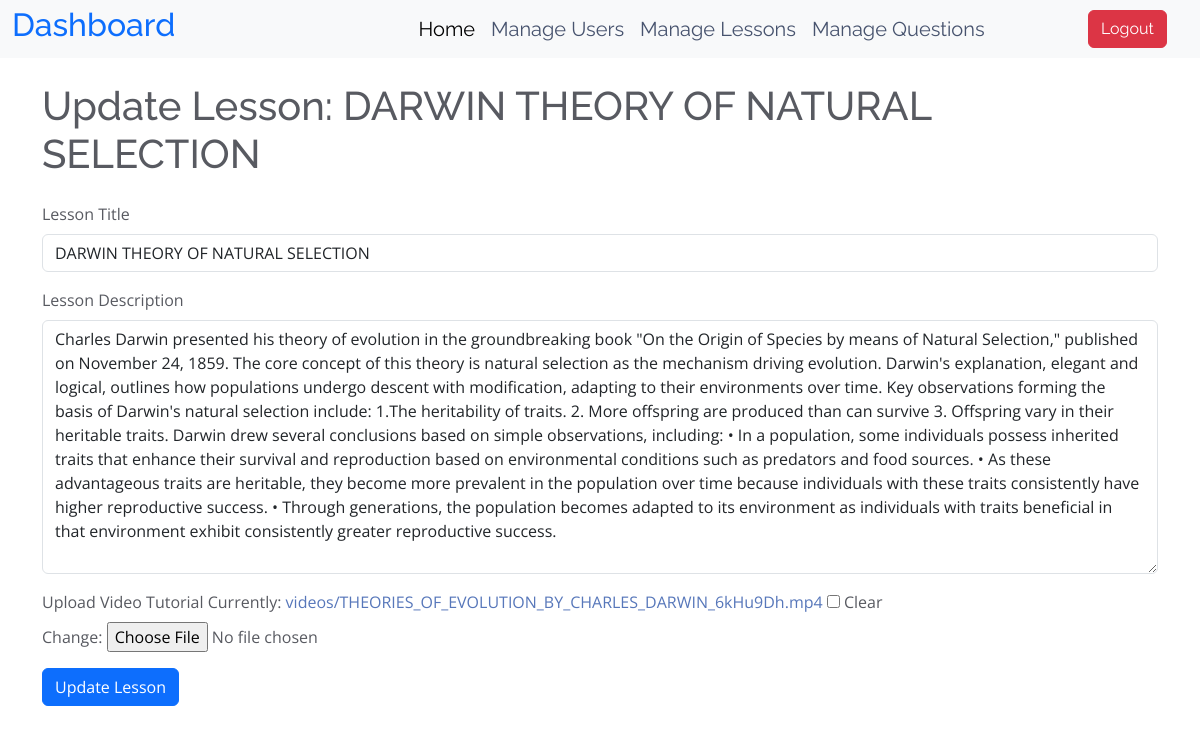
/lessons/update/6/, run on the app's committed database.
### core/models.py (models this page shows, shortened)
class Lessons(models.Model):
    title = models.CharField(max_length=50)
    description = models.TextField()
    tutorial = models.FileField(upload_to='videos/', null=True, blank=True)
    created_on = models.DateField(auto_now_add=True)
    updated_on = models.DateField(auto_now=True)

### core/views.py (the view)
# urls.py: path('lessons/update/<int:pk>/', views.update_lesson, name='update-lesson'),
def update_lesson(request, pk):
    lesson = Lessons.objects.get(id=pk)
    if request.method == 'POST':
        form = LessonsForm(request.POST, request.FILES, instance=lesson)
        if form.is_valid():
            form.save()
            sweetify.success(request, 'Lesson updated successfully!')
            return redirect('core:lessons')
    else:
        form = LessonsForm(instance=lesson)
        return render(request, 'contents/admin/update-lesson.html', {'form': form, 'lesson': lesson})

### core/forms.py (shortened to what this page needs)
class LessonsForm(forms.ModelForm):
    class Meta:
        model = Lessons
        fields = ['title', 'description', 'tutorial']
        widgets = {
            'title': forms.TextInput(attrs={'class': 'form-control', 'placeholder': 'Enter lesson title'}),
            'description': forms.Textarea(attrs={'class': 'form-control', 'placeholder': 'Enter lesson description'}),
            'tutorial': forms.ClearableFileInput(attrs={'class': 'form-control-file'})
        }

### templates/contents/admin/update-lesson.html (shortened to what this page needs)
{% extends "base.html" %}
{% block content %}
{% include "contents/admin/inc/navbar.html" %}
  <div class="container mt-4">
    <h1 class="mb-4">
      {% if lesson %}
        Update Lesson: {{ lesson.title }}
      {% else %}
        Create New Lesson
      {% endif %}
    </h1>
    <form method="POST" enctype="multipart/form-data">
      <div class="mb-3">
        <label for="id_title" class="form-label">Lesson Title</label>
        {{ form.title }}
      </div>
      <div class="mb-3">
        <label for="id_description" class="form-label">Lesson Description</label>
        {{ form.description }}
      </div>
      <div class="mb-3">
        <label for="id_video" class="form-label">Upload Video Tutorial</label>
        {{ form.tutorial }}
      </div>
      <button type="submit" class="btn btn-primary">
        {% if lesson %}
          Update Lesson
        {% else %}
          Save Lesson
        {% endif %}
      </button>
    </form>
  </div>
{% endblock %}

### static/assets/css/style.css (style rules this page uses)
body { font-family: "Open Sans", sans-serif; color: #585a61; }
a { color: #5777ba; text-decoration: none; }
h1, h2, h3, h4, h5, h6 { font-family: "Raleway", sans-serif; }

### data on the page
Lessons: title "DARWIN THEORY OF NATURAL SELECTION", description "Charles Darwin presented his theory of evolution in the groundbreaking book \"On the Origin of Species by means of Natural Selection,\" published on November 24, 1859. The core concept of this theory is natural selection as the mechanism driving evolution. Darwin's explanation, elegant and logical, outlines how populations undergo descent with modification, adapting to their environments over time. Key observations forming the basis of Darwin's natural selection include: 1.The heritability of traits. 2. More offspring are produced than can survive 3. Offspring vary in their heritable traits. Darwin drew several conclusions based on simple observations, including: • In a population, some…"
